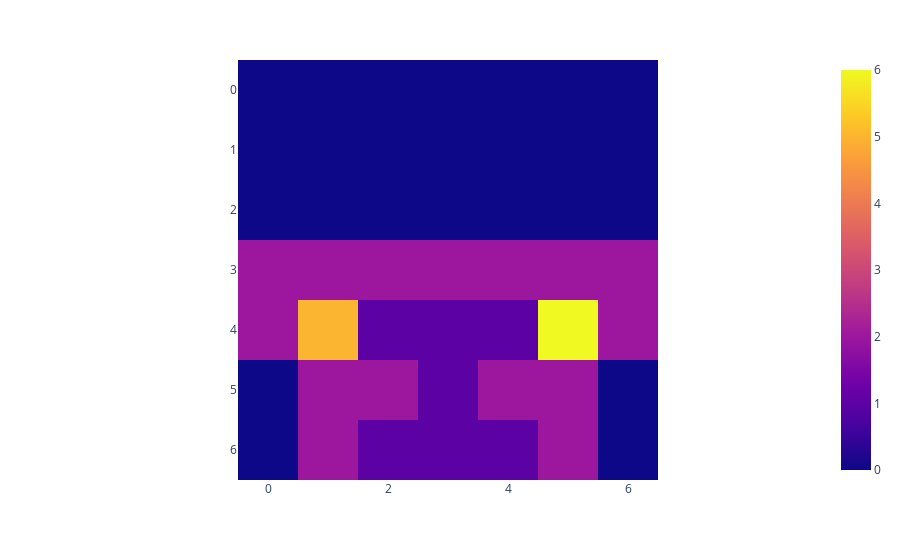

Notebook code for this chart:
### Markdown cell above
# PPO Transformer Model

### Code cell
from minigrid.envs import MemoryEnv
from minigrid.wrappers import ViewSizeWrapper
import plotly.express as px 

env = ViewSizeWrapper(MemoryEnv(size = 7, random_length=False, max_steps=200, render_mode='rgb_array'), 7)
obs, info = env.reset()
px.imshow(env.render()).show()
px.imshow(obs['image'][:,:,0].T).show()

### Figure 1 — Plotly figure (JSON) as saved in the notebook; plotly's stock layout.template omitted (floating-point values rounded to 4 significant figures)
{"data": [{"coloraxis": "coloraxis", "hovertemplate": "x: %{x}<br>y: %{y}<br>color: %{z}<extra></extra>", "name": "0", "type": "heatmap", "xaxis": "x", "yaxis": "y", "z": [[0, 0, 0, 0, 0, 0, 0], [0, 0, 0, 0, 0, 0, 0], [0, 0, 0, 0, 0, 0, 0], [2, 2, 2, 2, 2, 2, 2], [2, 5, 1, 1, 1, 6, 2], [0, 2, 2, 1, 2, 2, 0], [0, 2, 1, 1, 1, 2, 0]]}], "layout": {"coloraxis": {"colorscale": [[0, "#0d0887"], [0.1111, "#46039f"], [0.2222, "#7201a8"], [0.3333, "#9c179e"], [0.4444, "#bd3786"], [0.5556, "#d8576b"], [0.6667, "#ed7953"], [0.7778, "#fb9f3a"], [0.8889, "#fdca26"], [1, "#f0f921"]]}, "margin": {"t": 60}, "xaxis": {"anchor": "y", "constrain": "domain", "domain": [0, 1], "scaleanchor": "y"}, "yaxis": {"anchor": "x", "autorange": "reversed", "constrain": "domain", "domain": [0, 1]}}}
